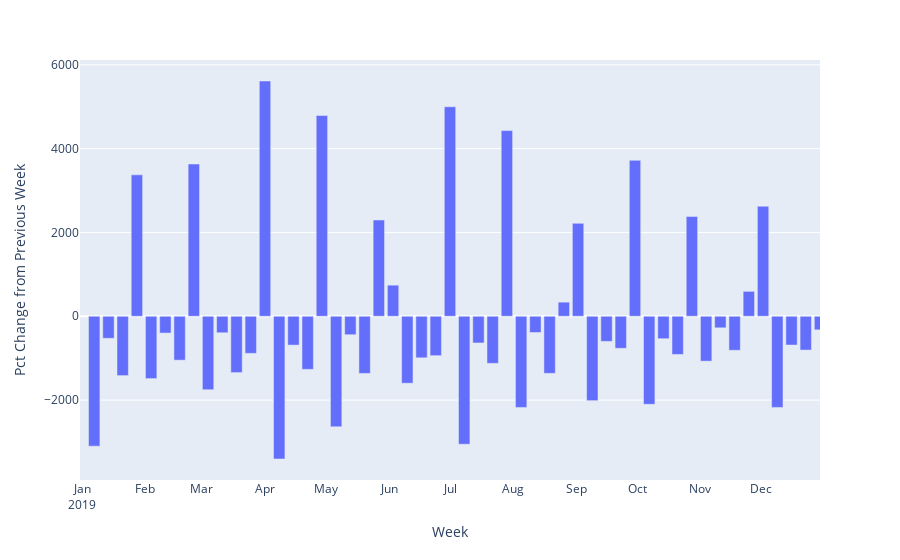

Notebook source saved alongside this figure:
### Code cell
data = df_group_week_diff['total_hours']

fig = px.bar(data, 
             x = data.index, 
             y = data)

fig.update_xaxes(
    dtick="M1",
    tickformat="%b\n%Y",
)

fig.update_layout(
    xaxis_title = 'Week',
    yaxis_title = 'Pct Change from Previous Week',
    xaxis_range = ['2018-12-31','2019-12-30'],
    barmode='relative'
)

fig.show();

### Figure 1 — Plotly figure (JSON) as saved in the notebook; plotly's stock layout.template omitted (floating-point values rounded to 4 significant figures)
{"data": [{"alignmentgroup": "True", "hovertemplate": "week=%{x}<br>y=%{y}<extra></extra>", "legendgroup": "", "marker": {"color": "#636efa"}, "name": "", "offsetgroup": "", "orientation": "v", "showlegend": false, "textposition": "auto", "type": "bar", "x": ["2018-12-31T00:00:00", "2019-01-07T00:00:00", "2019-01-14T00:00:00", "2019-01-21T00:00:00", "2019-01-28T00:00:00", "2019-02-04T00:00:00", "2019-02-11T00:00:00", "2019-02-18T00:00:00", "2019-02-25T00:00:00", "2019-03-04T00:00:00", "2019-03-11T00:00:00", "2019-03-18T00:00:00", "2019-03-25T00:00:00", "2019-04-01T00:00:00", "2019-04-08T00:00:00", "2019-04-15T00:00:00", "2019-04-22T00:00:00", "2019-04-29T00:00:00", "2019-05-06T00:00:00", "2019-05-13T00:00:00", "2019-05-20T00:00:00", "2019-05-27T00:00:00", "2019-06-03T00:00:00", "2019-06-10T00:00:00", "2019-06-17T00:00:00", "2019-06-24T00:00:00", "2019-07-01T00:00:00", "2019-07-08T00:00:00", "2019-07-15T00:00:00", "2019-07-22T00:00:00", "2019-07-29T00:00:00", "2019-08-05T00:00:00", "2019-08-12T00:00:00", "2019-08-19T00:00:00", "2019-08-26T00:00:00", "2019-09-02T00:00:00", "2019-09-09T00:00:00", "2019-09-16T00:00:00", "2019-09-23T00:00:00", "2019-09-30T00:00:00", "2019-10-07T00:00:00", "2019-10-14T00:00:00", "2019-10-21T00:00:00", "2019-10-28T00:00:00", "2019-11-04T00:00:00", "2019-11-11T00:00:00", "2019-11-18T00:00:00", "2019-11-25T00:00:00", "2019-12-02T00:00:00", "2019-12-09T00:00:00", "2019-12-16T00:00:00", "2019-12-23T00:00:00", "2019-12-30T00:00:00", "2020-01-06T00:00:00", "2020-01-13T00:00:00", "2020-01-20T00:00:00", "2020-01-27T00:00:00", "2020-02-03T00:00:00", "2020-02-10T00:00:00", "2020-02-17T00:00:00", "2020-02-24T00:00:00", "2020-03-02T00:00:00", "2020-03-09T00:00:00"], "xaxis": "x", "y": [null, -3099.0, -525.2, -1416.0, 3374.0, -1487.0, -400.5, -1047.0, 3633.0, -1753.0, -393.5, -1344.0, -885.0, 5613.0, -3405.0, -688.1, -1266.0, 4790.0, -2637.0, -440.3, -1364.0, 2297.0, 742.0, -1598.0, -990.9, -939.9, 4999.0, -3052.0, -637.0, -1124.0, 4430.0, -2174.0, -386.6, -1362.0, 336.8, 2218.0, -2013.0, -599.3, -764.1, 3720.0, -2101.0, -535.4, -910.7, 2380.0, -1071.0, -275.5, -811.4, 594.5, 2626.0, -2174.0, -686.5, -806.2, -323.9, -155.6, -60.32, -20.57, -22.69, -19.81, -17.19, -4.38, 1.2, -14.18, -1.4], "yaxis": "y"}], "layout": {"autosize": true, "barmode": "relative", "legend": {"tracegroupgap": 0}, "margin": {"t": 60}, "xaxis": {"anchor": "y", "domain": [0, 1], "dtick": "M1", "range": ["2018-12-31", "2019-12-30"], "tickformat": "%b\n%Y", "title": {"text": "Week"}, "type": "date"}, "yaxis": {"anchor": "x", "autorange": true, "domain": [0, 1], "range": [-3906.0, 6114.0], "title": {"text": "Pct Change from Previous Week"}, "type": "linear"}}}
